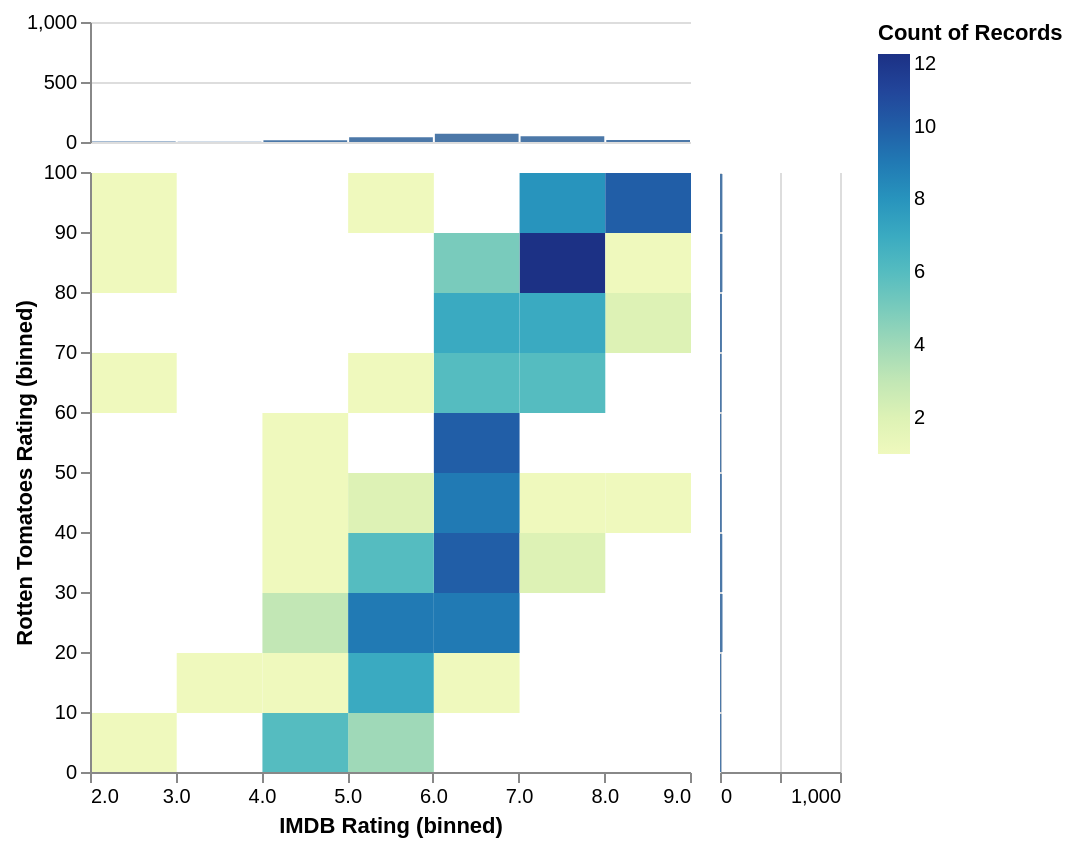

The specification (Vega-Lite) saved for this image:
### Vega-Lite specification from a JSON file in a GitHub repository (floating-point values rounded to 4 significant figures; data arrays with more than 128 entries replaced by an {"elided": "..."} marker saying what was removed)
{"$schema": "https://vega.github.io/schema/vega-lite/v6.json", "data": {"values": {"elided": "200 records"}}, "spacing": 15, "bounds": "flush", "vconcat": [{"mark": "bar", "height": 60, "encoding": {"x": {"bin": true, "field": "IMDB Rating", "axis": null}, "y": {"aggregate": "count", "scale": {"domain": [0, 1000]}, "title": ""}}}, {"spacing": 15, "bounds": "flush", "hconcat": [{"mark": "rect", "encoding": {"x": {"bin": true, "field": "IMDB Rating"}, "y": {"bin": true, "field": "Rotten Tomatoes Rating"}, "color": {"aggregate": "count"}}}, {"mark": "bar", "width": 60, "encoding": {"y": {"bin": true, "field": "Rotten Tomatoes Rating", "axis": null}, "x": {"aggregate": "count", "scale": {"domain": [0, 1000]}, "title": ""}}}]}], "config": {"view": {"stroke": "transparent"}}}
